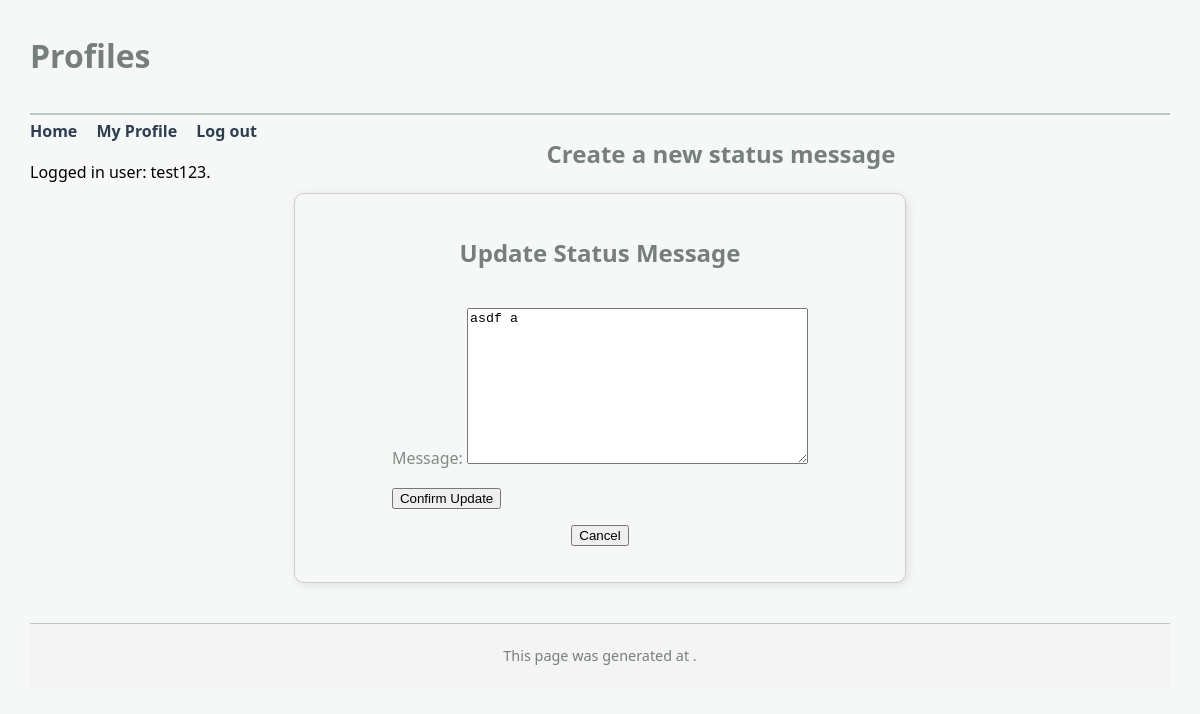
Page /mini_fb/status/7/update/ (signed in) on the earlier database version.
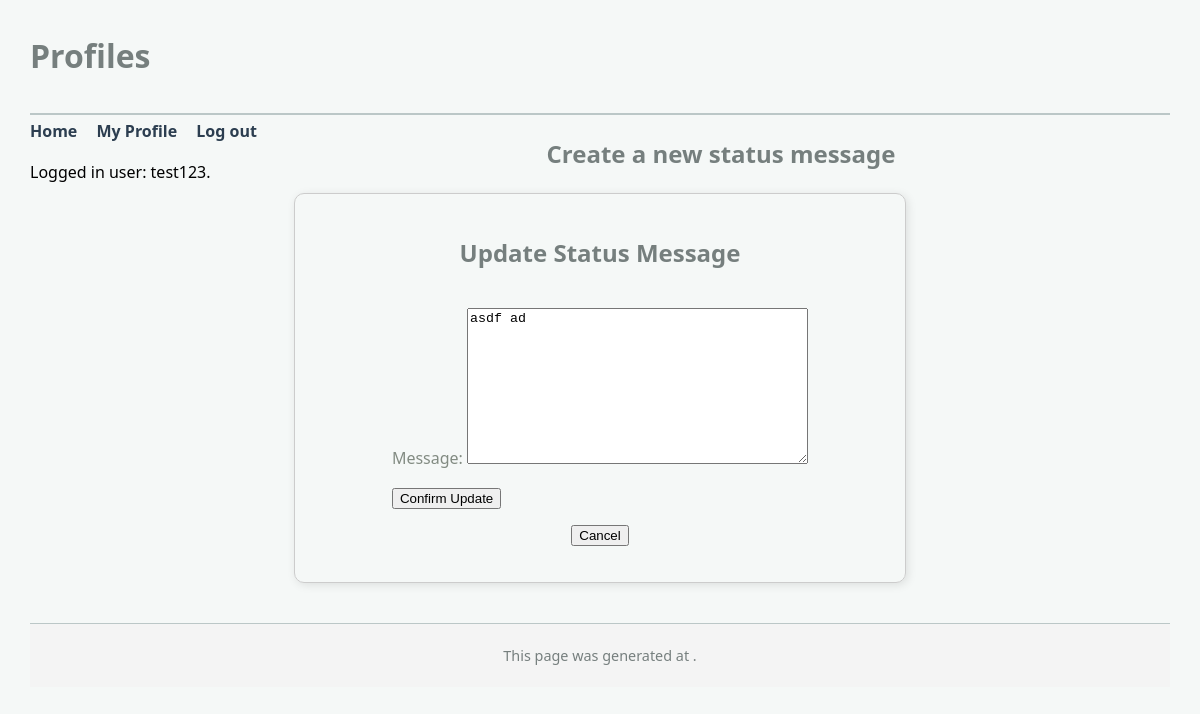
Same page on the later database version.
### mini_fb/models.py (models this page shows, shortened)
class StatusMessage(models.Model):
    profile = models.ForeignKey("Profile", on_delete=models.CASCADE)
    timestamp = models.DateTimeField(auto_now=True)
    message = models.TextField(blank=False)

### mini_fb/views.py (the view, shortened to what this page needs)
# urls.py: path('status/<int:pk>/update/', UpdateStatusMessageView.as_view(), name='update_status'),
class UpdateStatusMessageView(LoginRequiredMixin, UpdateView):
    model = StatusMessage
    form_class = UpdateStatusMessageForm
    template_name = "mini_fb/update_status_form.html"
    context_object_name = "message"

### mini_fb/forms.py
class UpdateStatusMessageForm(forms.ModelForm):
    class Meta:
        model = StatusMessage
        fields = ['message']

### mini_fb/templates/mini_fb/update_status_form.html (shortened to what this page needs)
{% extends 'mini_fb/base.html' %}
{% block content %}
    <h2>Create a new status message</h2>
    <div class="form-container">
        <h2>Update Status Message</h2>
        <form method="POST">
            {{ form.as_p }}
            <button type="submit">Confirm Update</button>
        </form>
        <form method="get" action="{% url 'profile' pk=message.profile.pk %}">
            <button type="submit">Cancel</button>
        </form>
    </div>
{% endblock %}

Differences in the rows shown:
changed StatusMessage: message "asdf a" → "asdf ad"
